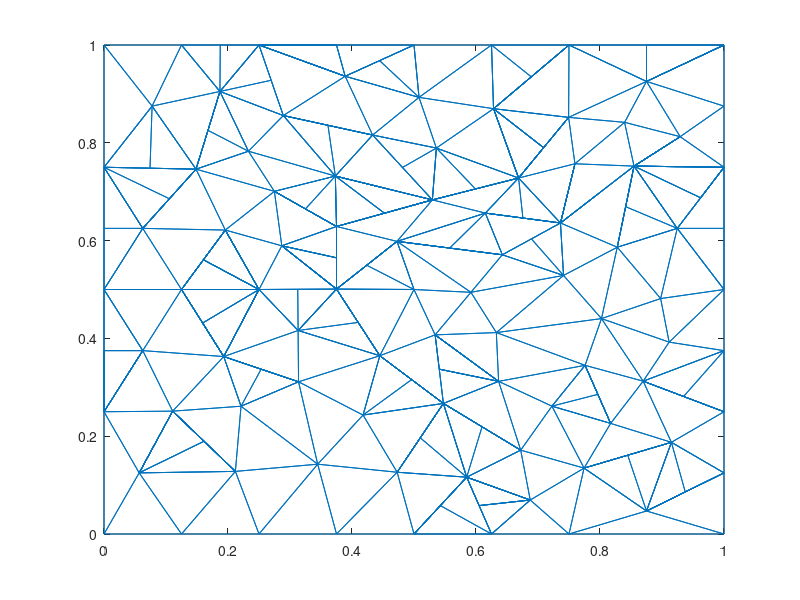

MATLAB code to generate this figure:
nodes = [0,0;
1,0;
1,1;
0,1;
0.5,0.5;
0,0.5;
0.0625,0.625;
0.25,0.5;
0,0.25;
0.5,0;
0,0.75;
0.125,0.5;
0.5,1;
0.433275,0.815849;
0.148437,0.746094;
0.195626,0.621564;
0.529625,0.683244;
0.375,0.628853;
0.25,1;
0.373136,0.732013;
0.286769,0.589388;
0.375,0.500839;
0.27482,0.700717;
0.313771,0.311229;
0.313066,0.416148;
0.0625,0.375;
0.193152,0.362881;
0.25,0;
0.221019,0.261294;
0.110735,0.251224;
0.0567566,0.125;
0.289186,0.855722;
0.0775596,0.875;
0.232942,0.782767;
0.125,1;
0.186981,0.904974;
0.344656,0.142753;
0.125,0;
0.472573,0.598451;
0.924569,0.625;
0.38898,0.936063;
0.211891,0.128028;
0.375,0;
0.547402,0.26699;
0.444875,0.364572;
0.417838,0.243238;
0.47281,0.126311;
0.625,0;
0.75,0;
0.536065,0.78923;
0.75,1;
1,0.5;
0.6875,0.0694813;
0.585002,0.116209;
0.625,1;
0.642467,0.570984;
0.508074,0.892911;
1,0.25;
0.668679,0.727983;
0.749387,0.852019;
0.628269,0.869741;
0.736262,0.636012;
0.802373,0.440498;
0.82784,0.586474;
0.741191,0.528744;
0.632806,0.411914;
0.615033,0.656252;
0.854872,0.752318;
0.534065,0.407201;
1,0.75;
0.875,0.925491;
0.897806,0.481478;
1,0.375;
0.591791,0.494234;
0.722482,0.261441;
0.67209,0.171457;
0.774275,0.134747;
1,0.875;
0.839631,0.841845;
0.759557,0.757126;
0.92931,0.8125;
0.869619,0.3125;
0.875,0.0470411;
0.911511,0.392352;
0.775933,0.344943;
0.817138,0.226203;
1,0.125;
0.915154,0.1875;
0.63646,0.312134;
0.160313,0.560782;
0.0742187,0.748047;
0.3125,0.50042;
0.253461,0.337055;
0,0.375;
0.48145,0.749547;
0.105469,0.685547;
0.452312,0.656049;
0,0.625;
0.409938,0.432706;
0.222813,0.560782;
0.375,0.564846;
0.1875,1;
0.45138,0.707629;
0.361231,0.835786;
0.32491,0.664785;
0.44449,0.968031;
0.599152,0.705614;
0.330884,0.545114;
0.159076,0.431441;
0.423787,0.549645;
0.221576,0.431441;
0.03125,0.3125;
0.161313,0.189626;
0.083746,0.188112;
0.167709,0.825534;
0.269593,0.927861;
0.375,1;
0.31949,0.968031;
0.841356,0.669396;
0.540733,0.337095;
0.496139,0.315781;
0.510106,0.19665;
0.605001,0.0581045;
0.55752,0.584718;
0.542501,0.0581045;
0.709033,0.790001;
0.675647,0.646132;
0.648474,0.798862;
0.636251,0.0928451;
0.795567,0.694165;
0.689135,0.934871;
0.962285,0.6875;
0.689364,0.603498;
0.875,1;
0.93481,0.28125;
1,0.625;
0.585263,0.359668;
0.9375,0.962745;
0.609746,0.219223;
0.9375,0.0860206;
0.927436,0.751159;
0.747909,0.696569;
0.892091,0.782409;
0.796535,0.285573;
0.844714,0.161123;
];
triangles = [76,77,75;
31,9,1;
16,12,8;
11,15,33;
24,45,25;
22,8,25;
24,27,29;
6,12,7;
6,9,26;
28,42,38;
14,17,50;
7,15,11;
18,17,20;
11,6,7;
45,22,25;
15,16,23;
34,15,23;
7,16,15;
8,21,16;
50,57,14;
16,7,12;
22,18,21;
19,35,36;
4,11,33;
17,14,20;
14,32,20;
23,18,20;
18,39,17;
13,41,57;
17,59,50;
21,8,22;
14,41,32;
12,27,8;
39,22,5;
16,21,23;
23,21,18;
6,26,12;
37,29,42;
12,26,27;
46,24,37;
24,25,27;
27,25,8;
9,30,26;
29,37,24;
42,30,31;
27,26,30;
42,28,37;
30,9,31;
30,29,27;
10,47,43;
24,46,45;
36,15,34;
20,32,34;
35,4,33;
20,34,23;
34,32,36;
36,33,15;
36,35,33;
32,19,36;
47,46,37;
39,18,22;
31,1,38;
39,5,74;
89,85,66;
13,57,55;
13,19,41;
19,32,41;
42,29,30;
38,42,31;
48,49,53;
37,28,43;
68,64,40;
69,44,89;
45,5,22;
37,43,47;
44,45,46;
44,47,54;
44,46,47;
54,48,53;
39,56,67;
17,67,59;
54,10,48;
71,51,60;
55,57,61;
41,14,57;
84,52,72;
57,50,61;
2,83,49;
64,65,63;
54,47,10;
59,60,61;
67,62,59;
61,50,59;
68,62,64;
63,85,82;
74,65,56;
53,76,54;
68,80,62;
61,51,55;
40,70,68;
61,60,51;
62,56,65;
3,51,71;
65,66,63;
82,58,73;
52,70,40;
72,40,64;
39,74,56;
63,72,64;
45,69,5;
89,66,69;
39,67,17;
67,56,62;
70,78,81;
80,79,60;
44,69,45;
74,69,66;
40,72,52;
65,64,62;
71,78,3;
79,80,68;
82,86,88;
79,71,60;
77,86,75;
84,82,73;
69,74,5;
65,74,66;
76,44,54;
84,63,82;
77,76,53;
76,75,89;
49,77,53;
83,87,88;
70,81,68;
71,79,81;
59,80,60;
80,59,62;
71,81,78;
81,79,68;
88,87,58;
77,49,83;
52,84,73;
63,84,72;
66,85,63;
86,85,75;
88,77,83;
86,82,85;
82,88,58;
83,2,87;
88,86,77;
76,89,44;
85,89,75;
8,16,90;
90,12,8;
91,33,11;
91,15,33;
92,25,22;
92,8,25;
93,29,24;
93,27,29;
94,26,6;
9,26,94;
95,50,14;
95,17,50;
96,11,7;
96,15,11;
97,20,18;
17,20,97;
98,7,11;
98,6,7;
99,25,45;
99,22,25;
7,15,7;
7,15,15;
100,16,8;
100,16,16;
16,12,16;
16,12,12;
21,22,101;
101,18,21;
102,36,19;
102,35,36;
103,20,17;
103,20,20;
104,20,14;
104,32,20;
105,20,23;
105,18,20;
18,17,18;
18,17,17;
106,57,13;
106,41,57;
107,50,17;
107,59,50;
108,22,21;
108,22,22;
14,32,14;
14,32,32;
109,8,12;
27,8,109;
110,5,39;
110,22,5;
23,18,23;
23,18,18;
12,27,12;
12,27,27;
24,27,24;
24,27,27;
111,8,27;
111,8,8;
112,26,9;
112,26,26;
113,31,42;
30,31,113;
114,31,30;
114,31,31;
115,34,36;
115,15,34;
36,15,36;
36,15,15;
116,36,32;
116,19,36;
39,22,39;
39,22,22;
117,41,13;
19,41,117;
118,41,19;
118,41,41;
42,30,42;
42,30,30;
119,40,68;
119,64,40;
89,69,120;
120,44,89;
45,22,45;
45,22,22;
121,46,44;
121,45,46;
122,54,44;
122,47,54;
44,47,44;
44,47,47;
53,54,123;
123,48,53;
124,67,39;
124,56,67;
17,59,17;
17,59,59;
125,48,54;
125,10,48;
54,10,54;
54,10,10;
61,59,126;
126,60,61;
127,59,67;
127,62,59;
128,59,61;
128,59,59;
68,64,68;
68,64,64;
129,54,53;
129,54,54;
130,62,68;
130,62,62;
131,55,61;
131,51,55;
132,68,40;
70,68,132;
61,51,61;
61,51,51;
133,65,62;
133,56,65;
71,3,134;
134,51,71;
135,73,82;
135,58,73;
136,40,52;
136,70,40;
39,56,39;
39,56,56;
137,69,89;
137,69,69;
67,62,67;
67,62,62;
44,45,44;
44,45,45;
138,3,71;
138,3,3;
139,54,76;
139,44,54;
140,88,83;
140,87,88;
141,68,70;
141,68,68;
59,60,59;
59,60,60;
142,62,80;
142,62,62;
143,68,81;
143,68,68;
144,75,86;
144,85,75;
145,83,88;
145,77,83;
86,85,86;
86,85,85;
82,58,82;
82,58,58;
83,87,83;
83,87,87;
88,77,88;
88,77,77;
76,44,76;
76,44,44;
8,90,8;
8,16,90;
9,94,9;
9,26,94;
17,97,17;
17,20,97;
21,101,21;
21,22,101;
27,109,27;
27,8,109;
30,113,30;
30,31,113;
19,117,19;
19,41,117;
89,120,89;
89,69,120;
53,123,53;
53,54,123;
61,126,61;
61,59,126;
80,62,80;
80,62,62;
70,132,70;
70,68,132;
71,134,71;
71,3,134;
81,68,81;
81,68,68;
];
trimesh(triangles, nodes(:,1), nodes(:,2));
